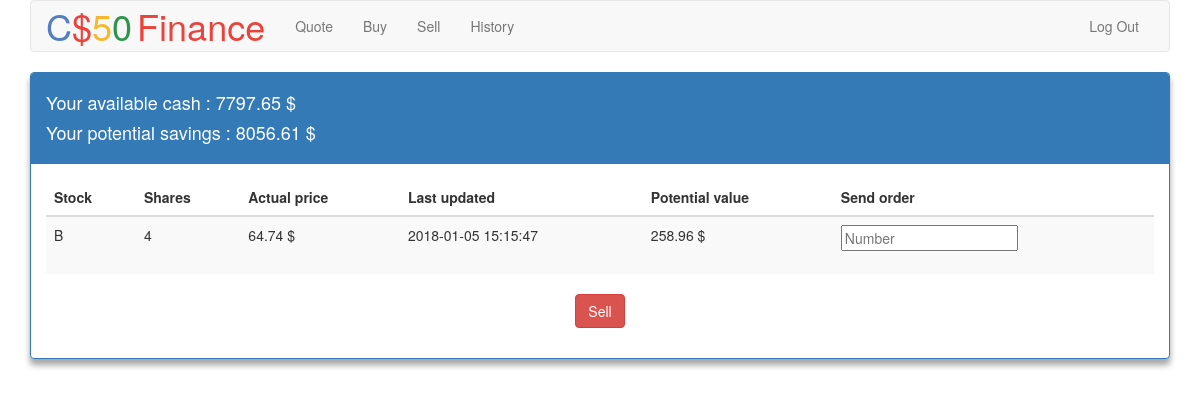
Screenshot of /sell (signed in) with the database file from the repository.
### tables this page shows
CREATE TABLE portfolio ( value_id INTEGER PRIMARY KEY AUTOINCREMENT UNIQUE NOT NULL, user_id INTEGER NOT NULL, stock_symbol TEXT NOT NULL, number_share INTEGER, actual_price FLOAT, potential_value FLOAT, last_updated TEXT NOT NULL, FOREIGN KEY(user_id) REFERENCES users(id));

### application.py (the view)
@app.route("/sell", methods=["GET", "POST"])
@login_required
def sell():
    user_id = session["user_id"]
    cash = session["cash"]
    portfolio_rows = db.execute("SELECT * FROM portfolio" +
                                " WHERE user_id=:user_id",
                                user_id=user_id)
    potential_cash = 0
    if request.method == "POST":
        no_sold = False
        for row in portfolio_rows:
            actual_price = row["actual_price"]
            potential_cash += actual_price * row["number_share"]
            potential_cash = round(potential_cash, 2)
            stock_symbol = row["stock_symbol"]
            if request.form[stock_symbol] == "":
                no_integer = True
            else:
                try:
                    int(request.form[stock_symbol])
                except:
                    no_integer = True
                    return render_template("sell.html",
                                           cash=session["cash"],
                                           portfolio_rows=portfolio_rows,
                                           potential_cash=potential_cash,
                                           no_sold=no_sold,
                                           no_integer=no_integer)
                else:
                    no_integer = False
                    number_sold = int(request.form[stock_symbol])
                    number_share = int(row["number_share"])
                    if number_sold > number_share:
                        no_sold = True
                    number_share -= number_sold
                    price = float(row["actual_price"])
                    potential_value = price * number_share
                    potential_value = round(potential_value, 2)
                    sold_amount = price * number_sold
                    sold_amount = round(sold_amount, 2)
                    cash += sold_amount
                    cash = round(cash, 2)
                    session["cash"] = cash
                    db.execute("UPDATE portfolio" +
                               " SET" +
                               " number_share=:number_share," +
                               " potential_value=:potential_value," +
                               " last_updated=datetime('now', 'localtime')" +
                               " WHERE" +
                               " user_id=:user_id" +
                               " AND" +
                               " stock_symbol=:stock_symbol",
                               number_share=number_share,
                               potential_value=potential_value,
                               user_id=user_id,
                               stock_symbol=stock_symbol)
                    db.execute("INSERT INTO sell_history (" +
                               " user_id," +
                               " stock_symbol," +
                               " price," +
                               " number_share," +
                               " date_time" +
                               ")" +
                               " VALUES (" +
                               " :user_id," +
                               " :stock_symbol," +
                               " :price," +
                               " :number_sold," +
                               " datetime('now', 'localtime')" +
                               ")",
                               user_id=user_id,
                               stock_symbol=stock_symbol,
                               price=price,
                               number_sold=number_sold)
        db.execute("DELETE FROM portfolio" +
                   " WHERE number_share = 0")
        db.execute("UPDATE users SET cash=:cash WHERE id=:user_id",
                   cash=cash,
                   user_id=user_id)
        portfolio_rows = db.execute("SELECT * FROM portfolio" +
                                    " WHERE user_id=:user_id",
                                    user_id=user_id)
        return render_template("sell.html",
                               cash=session["cash"],
                               portfolio_rows=portfolio_rows,
                               potential_cash=potential_cash,
                               no_sold=no_sold,
                               no_integer=no_integer)
    elif request.method == "GET":
        for row in portfolio_rows:
            actual_price = row["actual_price"]
            potential_cash += actual_price * row["number_share"]
            potential_cash = round(potential_cash, 2)
        return render_template("sell.html",
                               cash=session["cash"],
                               portfolio_rows=portfolio_rows,
                               potential_cash=potential_cash,
                               no_sold=False,
                               no_integer=False)

### helpers.py (called while the page is built)
def login_required(f):
    @wraps(f)
    def decorated_function(*args, **kwargs):
        if session.get("user_id") is None:
            return redirect("/login")
        return f(*args, **kwargs)
    return decorated_function

### templates/sell.html (shortened to what this page needs)
{% extends "layout.html" %}
{% block main %}
    <div class="panel panel-primary">
        <div class="panel-heading">
            <h4 class="text">Your available cash : {{ cash }} $</h4>
            <h4 class="text">Your potential savings : {{ cash + potential_cash }} $</h4>
        </div>
        <div class="panel-body">
            <form class="form" action="{{ url_for('sell') }}" method="post">
                <fieldset>
                    <table class="table table-striped">
                        <thead>
                            <tr>
                                <th>Stock</th>
                                <th>Shares</th>
                                <th>Actual price</th>
                                <th>Last updated</th>
                                <th>Potential value</th>
                                <th>Send order</th>
                            </tr>
                        </thead>
                        <tbody>
                            {% for row in portfolio_rows %}
                                <tr>
                                    <td>{{ row.stock_symbol }}</td>
                                    <td>{{ row.number_share }}</td>
                                    <td>{{ row.actual_price }} $</td>
                                    <td>{{ row.last_updated }}</td>
                                    <td>{{ row.potential_value }} $</td>
                                    <td>
                                        <div class="form-group">
                                            <input type="text" name="{{ row.stock_symbol }}" placeholder="Number" />
                                        </div>
                                    </td>
                                </tr>
                            {% endfor %}
                        </tbody>
                    </table>
                    <div class="form-group">
                        <button class="btn btn-danger" type="submit">Sell</button>
                    </div>
                </fieldset>
            </form>
        </div>
    </div>
{% endblock %}

### static/styles.css (style rules this page uses)
main td { text-align: left; }
.text { text-align: left; }
.panel { box-shadow : 0 0.5vw 0.5vw 0 rgba(0, 0, 0, 0.2), 0 0.5vw 0.5vw 0 rgba(0, 0, 0, 0.19); }

### rows the page displays
portfolio: stock_symbol "B", number_share "4", actual_price "64.74", last_updated "2018-01-05 15:15:47", potential_value "258.96"

### other values shown
{{ cash }} "7797.65"
{{ cash + potential_cash }} "8056.61"
